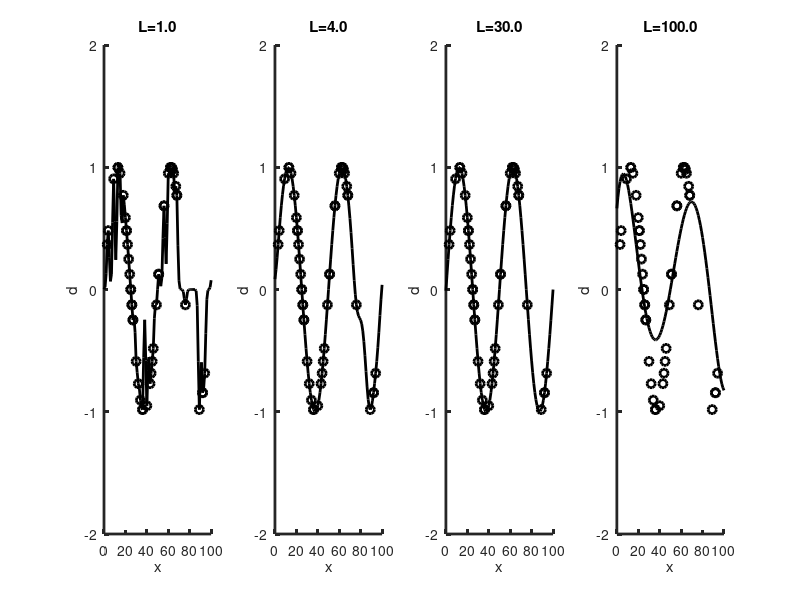

The MATLAB source for this figure:
% problem 10.03
% modifield from eda10_04
% simple example of kriging

% the model parameters are the values of a sinusoidal
% function evenly spaced along the x axis
M=101;
Dx=1.0;
xmin=0;
x = xmin+Dx*[0:M-1]';
xmin=x(1);
xmax=x(M);

% the data are the vales the function measured on
% only a subset of points along the x axis
N=50;
% randomly choose N of the M points to have data
rowindex=sort(unidrnd(M,N,1));
% determine their x positions
xobs=xmin+Dx*rowindex;
% evaluate a sinusoidal function at these points to
% simulate the data
freq=0.02;
dobs = sin(2*pi*freq*xobs);

% estimate data at these points
xest=x;
dest=zeros(M,1);

% plot the observed data with circles
figure(1);
clf;

% loop over a few choices of L2

L2v = [1, 16, 900, 10000]';
NL2 = length(L2v);
for iplot = [1:NL2]

L2=L2v(iplot);

subplot(1,NL2,iplot);
set(gca,'LineWidth',2);
hold on;
axis([xmin xmax -2 2]);
plot(xobs,dobs,'ko','LineWidth',2);
xlabel('x');
ylabel('d');
title(sprintf('L=%.1f',sqrt(L2)));

% assume the autocorrelation function of the data
% is a a Normal function with variance L^2.  The normalization
% constant cancels, so just set to unity

% basics equations are Aw=v(i), dest(i)=dobs'*w(i);

% set up the kriging matrix, A
A = exp(-abs(xobs*ones(N,1)'-ones(N,1)*xobs').^2 /(2*L2));

% set up kriging vector, v, but with vector for each interplation
% point a column of the matrix, V
V = exp(-abs(xobs*ones(M,1)'-ones(N,1)* xest').^2 /(2*L2));

% solve, but add some damping, just in case A
% is near singular.  This selects the smallest w
% that solves the equation
dest=dobs'*((A+1e-6*eye(N))\V);
    
% plot estimated data with line
plot(xest,dest,'k-','LineWidth',2);

end

